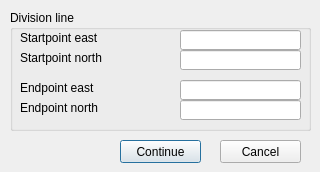
<?xml version="1.0" encoding="UTF-8"?>
<ui version="4.0">
 <class>CoordDialog</class>
 <widget class="QDialog" name="CoordDialog">
  <property name="geometry">
   <rect>
    <x>0</x>
    <y>0</y>
    <width>320</width>
    <height>172</height>
   </rect>
  </property>
  <property name="sizePolicy">
   <sizepolicy hsizetype="Fixed" vsizetype="Fixed">
    <horstretch>0</horstretch>
    <verstretch>0</verstretch>
   </sizepolicy>
  </property>
  <property name="minimumSize">
   <size>
    <width>320</width>
    <height>172</height>
   </size>
  </property>
  <property name="maximumSize">
   <size>
    <width>320</width>
    <height>172</height>
   </size>
  </property>
  <property name="windowTitle">
   <string>Area Division</string>
  </property>
  <property name="accessibleName">
   <string/>
  </property>
  <property name="locale">
   <locale language="English" country="UnitedKingdom"/>
  </property>
  <widget class="QPushButton" name="ContinueButton">
   <property name="geometry">
    <rect>
     <x>120</x>
     <y>140</y>
     <width>81</width>
     <height>23</height>
    </rect>
   </property>
   <property name="sizePolicy">
    <sizepolicy hsizetype="Fixed" vsizetype="Fixed">
     <horstretch>0</horstretch>
     <verstretch>0</verstretch>
    </sizepolicy>
   </property>
   <property name="text">
    <string>Continue</string>
   </property>
  </widget>
  <widget class="QPushButton" name="CancelButton">
   <property name="geometry">
    <rect>
     <x>220</x>
     <y>140</y>
     <width>81</width>
     <height>23</height>
    </rect>
   </property>
   <property name="sizePolicy">
    <sizepolicy hsizetype="Fixed" vsizetype="Fixed">
     <horstretch>0</horstretch>
     <verstretch>0</verstretch>
    </sizepolicy>
   </property>
   <property name="text">
    <string>Cancel</string>
   </property>
  </widget>
  <widget class="QGroupBox" name="DivLineGroup">
   <property name="geometry">
    <rect>
     <x>10</x>
     <y>10</y>
     <width>301</width>
     <height>121</height>
    </rect>
   </property>
   <property name="title">
    <string>Division line</string>
   </property>
   <widget class="QLineEdit" name="StartEast">
    <property name="geometry">
     <rect>
      <x>170</x>
      <y>20</y>
      <width>121</width>
      <height>20</height>
     </rect>
    </property>
   </widget>
   <widget class="QLabel" name="StartEastLabel">
    <property name="geometry">
     <rect>
      <x>10</x>
      <y>20</y>
      <width>151</width>
      <height>16</height>
     </rect>
    </property>
    <property name="text">
     <string>Startpoint east</string>
    </property>
   </widget>
   <widget class="QLabel" name="StartNorthLabel">
    <property name="geometry">
     <rect>
      <x>10</x>
      <y>40</y>
      <width>151</width>
      <height>16</height>
     </rect>
    </property>
    <property name="text">
     <string>Startpoint north</string>
    </property>
   </widget>
   <widget class="QLineEdit" name="StartNorth">
    <property name="geometry">
     <rect>
      <x>170</x>
      <y>40</y>
      <width>121</width>
      <height>20</height>
     </rect>
    </property>
    <property name="readOnly">
     <bool>true</bool>
    </property>
   </widget>
   <widget class="QLabel" name="EndNorthLabel">
    <property name="geometry">
     <rect>
      <x>10</x>
      <y>90</y>
      <width>151</width>
      <height>16</height>
     </rect>
    </property>
    <property name="text">
     <string>Endpoint north</string>
    </property>
   </widget>
   <widget class="QLineEdit" name="EndEast">
    <property name="geometry">
     <rect>
      <x>170</x>
      <y>70</y>
      <width>121</width>
      <height>20</height>
     </rect>
    </property>
   </widget>
   <widget class="QLineEdit" name="EndNorth">
    <property name="geometry">
     <rect>
      <x>170</x>
      <y>90</y>
      <width>121</width>
      <height>20</height>
     </rect>
    </property>
    <property name="readOnly">
     <bool>true</bool>
    </property>
   </widget>
   <widget class="QLabel" name="EndEastLabel">
    <property name="geometry">
     <rect>
      <x>10</x>
      <y>70</y>
      <width>151</width>
      <height>16</height>
     </rect>
    </property>
    <property name="text">
     <string>Endpoint east</string>
    </property>
   </widget>
  </widget>
 </widget>
 <tabstops>
  <tabstop>StartEast</tabstop>
  <tabstop>ContinueButton</tabstop>
  <tabstop>CancelButton</tabstop>
 </tabstops>
 <resources/>
 <connections/>
</ui>
